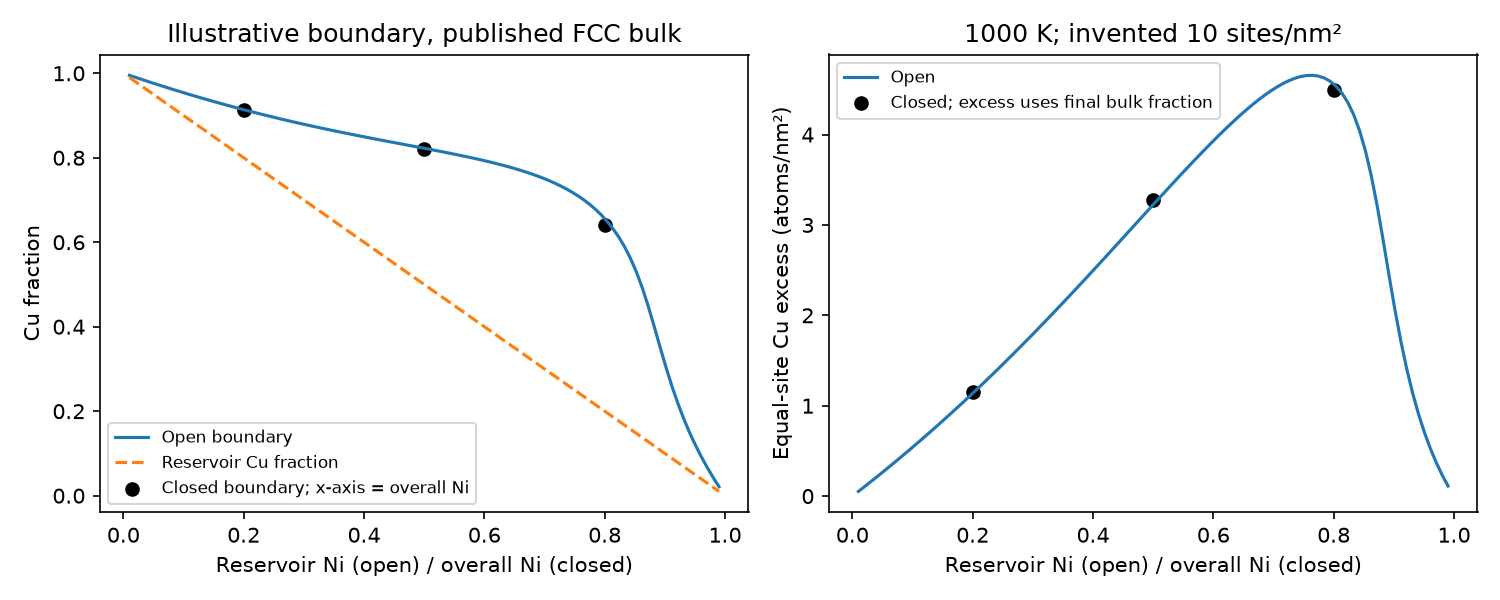

Write the Python code that produced this figure.
"""Task 04: illustrative boundary segregation coupled to published CuNi FCC.

One fixed occupied-site state at 1000 K. Boundary preference/capacity are
invented; neither a measured boundary nor a physical segregation assessment.
Run as a module; the unchanged published bulk TDB remains external.
"""
from __future__ import annotations

import argparse
import hashlib
import json
from pathlib import Path
import platform
import time

import matplotlib.pyplot as plt
import numpy as np
import pycalphad
from pycalphad import Model, variables as v
from scipy.optimize import brentq
from symengine import Symbol

from course.materials.cuni.worked_example import COMPONENTS, SOURCE_SHA, load_source

TEMPERATURE = 1000.0
PRESSURE = 101325.0
R = float(v.R)
AVOGADRO = 6.02214076e23
PREFERENCE = 6000.0  # Invented Ni-minus-Cu site preference, J/mol sites.
BOUNDARY_FRACTION = 0.02  # Invented occupied-site amount, total basis 1 mol.
SITE_DENSITY = 10.0  # Invented occupied sites per nm², total boundary area.
FRACTION_TOL = 1e-10
EXCHANGE_TOL = 1e-6  # J/mol occupied sites.
EPS = 1e-9  # Avoid logarithmic pure endpoints; not a model regularization.


def make_bulk_model(db):
    """Full homogeneous FCC energy on the one-metal-atom/site basis.

The invented boundary copies this entire function, including magnetic terms,
then adds only its declared preference. No additional magnetic contribution.
"""
    model = Model(db, COMPONENTS, "FCC_A1")
    x = Symbol("x_Ni")
    replacements = {v.T: TEMPERATURE, v.P: PRESSURE, v.N: 1}
    replacements.update({y: (1 if y.species.name == "VA" else
                             x if y.species.name == "NI" else 1-x)
                         for y in model.site_fractions})
    g = model.GM.subs(replacements)
    def evaluate(expression):
        return lambda z: float(expression.subs({x: float(z)}))
    return {"g": evaluate(g), "dg": evaluate(g.diff(x)),
            "d2g": evaluate(g.diff(x, 2))}


def check_inputs(composition, delta):
    if (not np.isfinite(composition) or not EPS < composition < 1-EPS
            or not np.isfinite(delta)):
        raise ValueError("Need finite interior composition and finite preference")


def open_occupancy(bulk, x, delta):
    """Solve g_s'(y)=mu_Ni-mu_Cu=g_b'(x) at fixed reservoir x."""
    check_inputs(x, delta)
    exchange = bulk["dg"](x)
    return brentq(lambda y: bulk["dg"](y)+delta-exchange,
                  EPS, 1-EPS, xtol=1e-14, rtol=1e-14)


def closed_occupancy(bulk, z, f, delta):
    """Conserve both species: z=(1-f)x+fy; return final bulk x and sites y."""
    check_inputs(z, delta)
    if not np.isfinite(f) or not 0 < f < 1:
        raise ValueError("Boundary occupied-site fraction must lie between zero and one")
    # Intersection of valid bulk and boundary interior compositions. In a
    # solute-limited cell the boundary cannot acquire more Ni than is present.
    low = max(EPS, (z-(1-f)*(1-EPS))/f)
    high = min(1-EPS, (z-(1-f)*EPS)/f)
    if low >= high:
        raise ValueError("No feasible interior occupied-site allocation")
    def exchange(y):
        x = (z-f*y)/(1-f)
        return bulk["dg"](y)+delta-bulk["dg"](x)
    y = brentq(exchange, low, high, xtol=1e-14, rtol=1e-14)
    return (z-f*y)/(1-f), y


def cu_excess(x, y, density):
    """Equal occupied-site Cu excess, not an arbitrary Gibbsian dividing surface."""
    atoms = density*(x-y)  # Cu: (1-y)-(1-x), the opposite sign to Ni.
    return {"atoms_per_nm2": atoms, "mol_per_m2": atoms*1e18/AVOGADRO}


def run(source: Path, output: Path):
    started = time.monotonic()
    bulk = make_bulk_model(load_source(source))
    compositions = np.linspace(0.01, 0.99, 101)
    curvatures = [bulk["d2g"](x) for x in compositions]
    if not np.all(np.isfinite(curvatures)) or min(curvatures) <= 0:
        raise ValueError("Declared homogeneous branch fails the sampled convexity screen")
    occupancies = np.array([open_occupancy(bulk, x, PREFERENCE) for x in compositions])
    residuals = [abs(bulk["dg"](y)+PREFERENCE-bulk["dg"](x))
                 for x, y in zip(compositions, occupancies)]
    rows = []
    zero_errors = []
    for z in [0.2, 0.5, 0.8]:
        opened = open_occupancy(bulk, z, PREFERENCE)
        x, y = closed_occupancy(bulk, z, BOUNDARY_FRACTION, PREFERENCE)
        ni = (1-BOUNDARY_FRACTION)*x+BOUNDARY_FRACTION*y
        cu = (1-BOUNDARY_FRACTION)*(1-x)+BOUNDARY_FRACTION*(1-y)
        residuals.append(abs(bulk["dg"](y)+PREFERENCE-bulk["dg"](x)))
        if abs(ni-z) > FRACTION_TOL or abs(cu-(1-z)) > FRACTION_TOL:
            raise ValueError("Closed Ni/Cu inventory balance failed")
        if not y < x or not x > z or not y > opened:
            raise ValueError("Expected illustrative Cu-enrichment/finite-inventory sign failed")
        zero_x, zero_y = closed_occupancy(bulk, z, BOUNDARY_FRACTION, 0)
        zero_errors += [abs(open_occupancy(bulk, z, 0)-z), abs(zero_x-z), abs(zero_y-z)]
        exchange = bulk["dg"](z)
        open_phi = bulk["g"](opened)+PREFERENCE*opened-bulk["g"](z)-(opened-z)*exchange
        closed_g = ((1-BOUNDARY_FRACTION)*bulk["g"](x)
                    + BOUNDARY_FRACTION*(bulk["g"](y)+PREFERENCE*y))
        rows.append({"overall_or_open_reservoir_x_NI": z,
                     "open_y_NI": opened, "closed_bulk_x_NI": x, "closed_y_NI": y,
                     "closed_total_NI_mol": ni, "closed_total_CU_mol": cu,
                     "open_CU_excess": cu_excess(z, opened, SITE_DENSITY),
                     "closed_CU_excess": cu_excess(x, y, SITE_DENSITY),
                     "open_phi_J_per_mol_boundary_sites": open_phi,
                     "closed_g_J_per_mol_all_sites": closed_g})
    if max(residuals) > EXCHANGE_TOL or max(zero_errors) > FRACTION_TOL:
        raise ValueError("Exchange or zero-preference limit check failed")
    if hashlib.sha256(source.read_bytes()).hexdigest() != SOURCE_SHA:
        raise ValueError("Source TDB changed during run")
    output.mkdir(parents=True, exist_ok=True)
    fig, axes = plt.subplots(1, 2, figsize=(10, 4))
    axes[0].plot(compositions, 1-occupancies, label="Open boundary")
    axes[0].plot(compositions, 1-compositions, "--", label="Reservoir Cu fraction")
    axes[0].scatter([row["overall_or_open_reservoir_x_NI"] for row in rows],
                    [1-row["closed_y_NI"] for row in rows], color="black",
                    label="Closed boundary; x-axis = overall Ni")
    axes[0].set(xlabel="Reservoir Ni (open) / overall Ni (closed)",
                ylabel="Cu fraction", title="Illustrative boundary, published FCC bulk")
    axes[0].legend(fontsize=8)
    axes[1].plot(compositions, SITE_DENSITY*(compositions-occupancies), label="Open")
    axes[1].scatter([row["overall_or_open_reservoir_x_NI"] for row in rows],
                    [row["closed_CU_excess"]["atoms_per_nm2"] for row in rows],
                    color="black", label="Closed; excess uses final bulk fraction")
    axes[1].set(xlabel="Reservoir Ni (open) / overall Ni (closed)",
                ylabel="Equal-site Cu excess (atoms/nm²)", title="1000 K; invented 10 sites/nm²")
    axes[1].legend(fontsize=8)
    fig.tight_layout()
    fig.savefig(output/"segregation.png", dpi=150)
    plt.close(fig)
    result = {"source_sha256": SOURCE_SHA, "python": platform.python_version(),
              "pycalphad": pycalphad.__version__, "T_K": TEMPERATURE, "P_Pa": PRESSURE,
              "bulk_phase": "homogeneous FCC_A1, conditionally restricted",
              "basis": "one atom per occupied site; total closed cell 1 mol sites",
              "invented_boundary": {"function": "g_s(y_NI)=g_bulk(y_NI)+delta*y_NI",
                                    "delta_J_per_mol_sites": PREFERENCE,
                                    "boundary_site_fraction": BOUNDARY_FRACTION,
                                    "sites_per_nm2": SITE_DENSITY},
              "magnetic_assumption": "Entire bulk function copied once into invented boundary",
              "rows": rows,
              "checks": {"max_exchange_abs_J_per_mol_sites": max(residuals),
                         "max_zero_preference_fraction_error": max(zero_errors),
                         "min_sampled_bulk_curvature_J_per_mol": min(curvatures),
                         "hand_excess_CU_atoms_per_nm2_at_x05_y03": cu_excess(0.5, 0.3, 10)["atoms_per_nm2"]},
              "tolerances": {"fraction_balance_abs": FRACTION_TOL,
                             "exchange_abs_J_per_mol_sites": EXCHANGE_TOL},
              "limitations": "Invented one-state boundary; no physical boundary fit, absolute boundary energy, transition, full phase equilibrium or global certification. Convexity screen sampled only.",
              "elapsed_s": time.monotonic()-started}
    (output/"segregation_results.json").write_text(json.dumps(result, indent=2, allow_nan=False)+"\n")
    print(json.dumps({"rows": rows, "checks": result["checks"], "elapsed_s": result["elapsed_s"]}))


if __name__ == "__main__":
    parser = argparse.ArgumentParser(description=__doc__)
    parser.add_argument("--tdb", type=Path, required=True)
    parser.add_argument("--output", type=Path, required=True)
    args = parser.parse_args()
    run(args.tdb, args.output)
